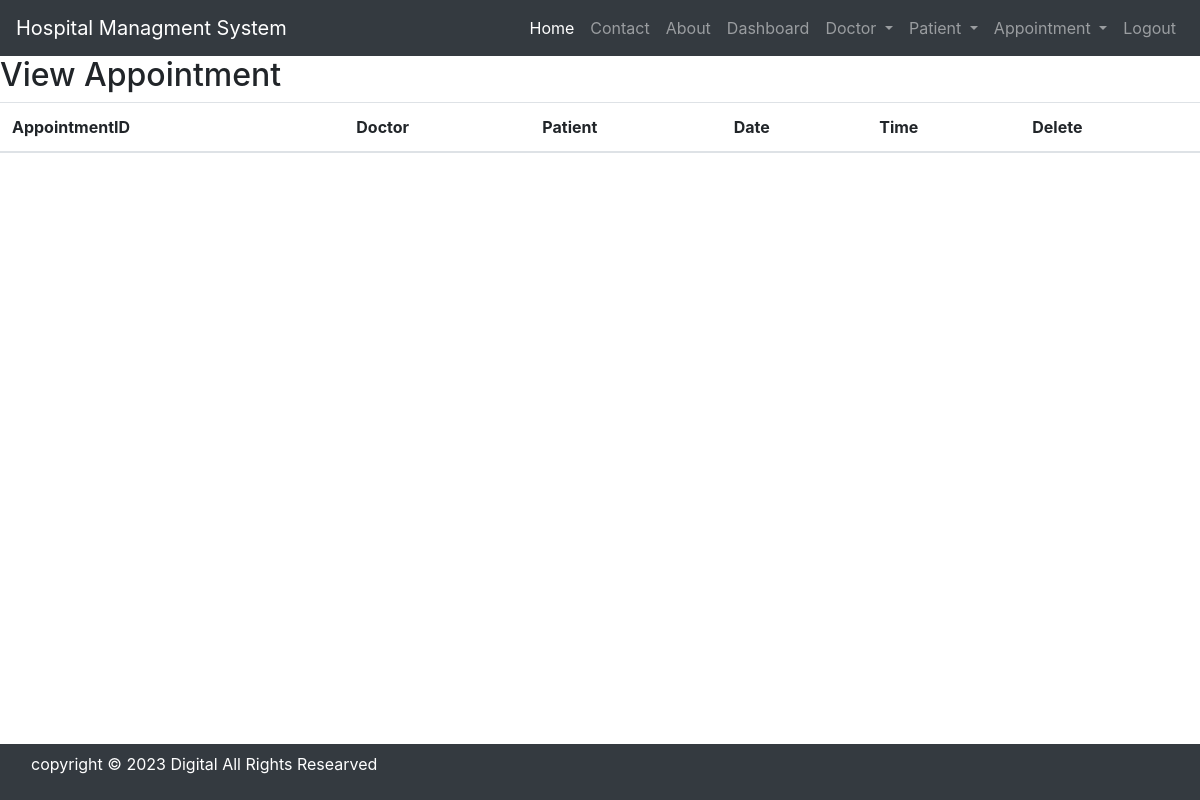
Before: /view_appointment/ (signed in) with the older database file.
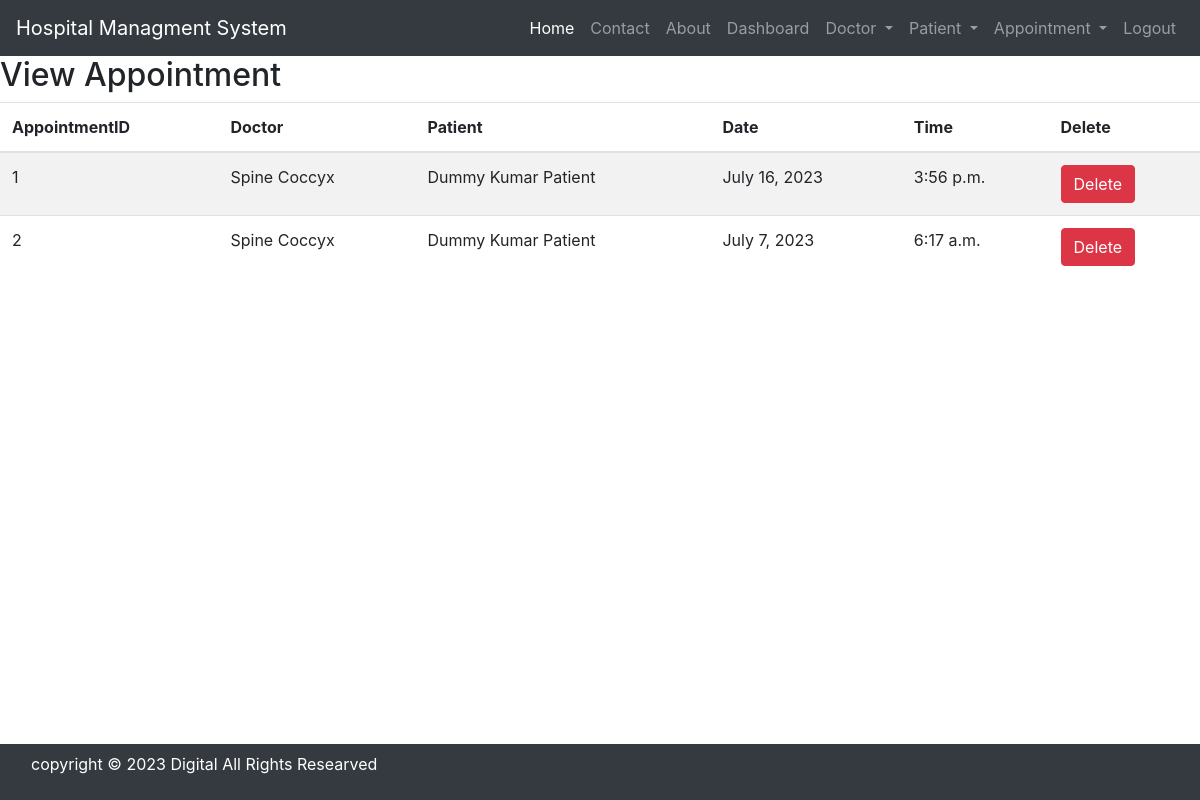
After: the same page with the newer database file.
### hospital/models.py (models this page shows)
class Appoinment(models.Model):
    Doctor=models.ForeignKey(Doctor, on_delete=models.CASCADE)
    Patient=models.ForeignKey(Patient, on_delete=models.CASCADE)
    date=models.DateField()
    time=models.TimeField()

class Doctor(models.Model):
    Name=models.CharField(max_length=100)
    Phone=models.IntegerField()
    Special=models.CharField(max_length=50)

class Patient(models.Model):
    Gender_choice=(
        ('M', 'Male'),
        ('F', 'Female'),
        ('O', 'Other')
    )
    Name=models.CharField(max_length=100)
    Gender=models.CharField(max_length=1,choices=Gender_choice)
    Age=models.PositiveIntegerField()
    Address=models.CharField(max_length=100)

### hospital/views.py (the view)
# urls.py: path('view_appointment/', views.view_appointment, name='view_appointment'),
def view_appointment(request):
    if not request.user.is_staff:
        return redirect('login')
    appointments = Appoinment.objects.all()
    return render(request, 'view_appointment.html', {'appointments': appointments})

### hospital/templates/view_appointment.html
{% include 'base.html' %}
{% load static %}
{% include 'navigation.html' %}
<div>
    <h2>View Appointment</h2>
    <table id="example" class="table table-striped">
        <thead>
            <tr>
                <th>AppointmentID</th>
                <th>Doctor</th>
                <th>Patient</th>
                <th>Date</th>
                <th>Time</th>
                <th>Delete</th>
            </tr>
        </thead>
        <tbody>
            {% for appointment in appointments %}
            <tr>
                <td>{{appointment.id}}</td>
                <td>{{appointment.Doctor.Name }}</td>
                <td>{{appointment.Patient.Name}}</td>
                <td>{{appointment.date}}</td>
                <td>{{appointment.time}}</td>
                <td>
                    <a href="{% url 'delete_appointment' appointment.id %}" onclick="return confirm('Are you sure want to delete?')" class="btn btn-danger">Delete</a>
                </td>
            </tr>
            {% endfor%}
        </tbody>
    </table>
</div>
{% include 'footer.html' %}

Changed rows visible on the page:
added Appoinment: id "1", Doctor.Name "Spine Coccyx", Patient.Name "Dummy Kumar Patient", date "July 16, 2023", time "3:56 p.m."
added Appoinment: id "2", Doctor.Name "Spine Coccyx", Patient.Name "Dummy Kumar Patient", date "July 7, 2023", time "6:17 a.m."
